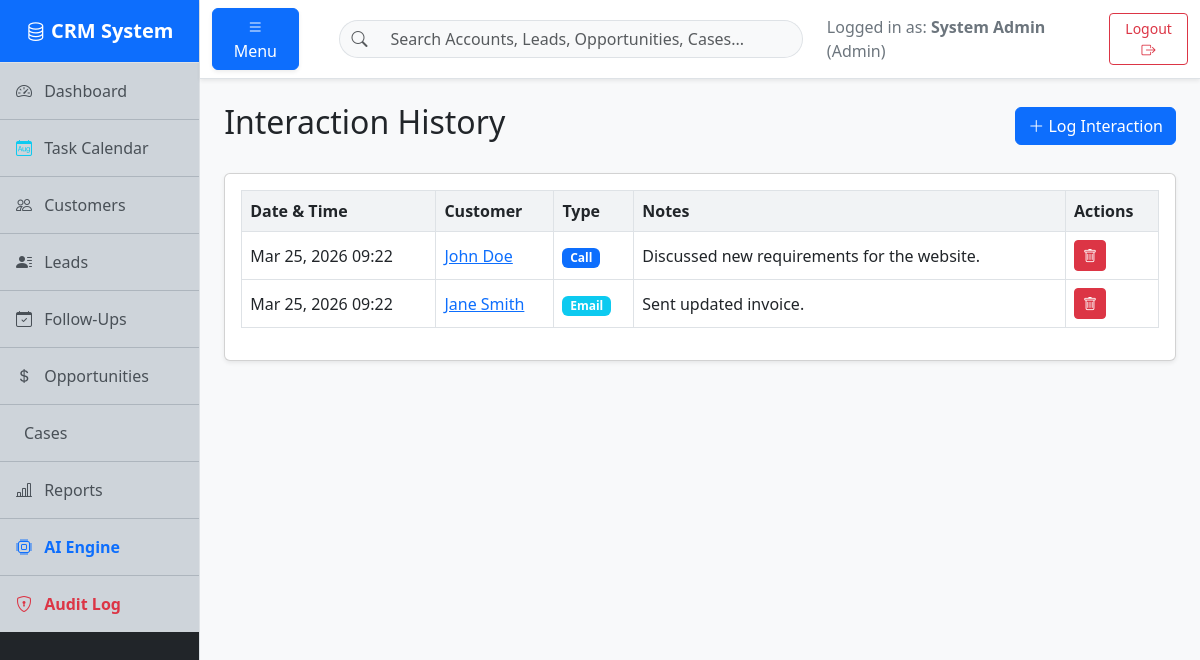
The app's page /pages/interactions.php (signed in) with its own data.
### tables this page shows
CREATE TABLE IF NOT EXISTS Interactions (
    id INT AUTO_INCREMENT PRIMARY KEY,
    customer_id INT NOT NULL,
    interaction_type ENUM('Call', 'Email', 'Meeting') NOT NULL,
    notes TEXT,
    interaction_date TIMESTAMP DEFAULT CURRENT_TIMESTAMP,
    FOREIGN KEY (customer_id) REFERENCES Customers(id) ON DELETE CASCADE
);

CREATE TABLE IF NOT EXISTS Customers (
    id INT AUTO_INCREMENT PRIMARY KEY,
    first_name VARCHAR(50) NOT NULL,
    last_name VARCHAR(50) NOT NULL,
    email VARCHAR(100) NOT NULL UNIQUE,
    phone VARCHAR(20) NOT NULL,
    address TEXT,
    created_at TIMESTAMP DEFAULT CURRENT_TIMESTAMP
);

### pages/interactions.php (the view, shortened to what this page needs)
<?php
require '../config/db.php';
include '../includes/header.php';
$customer_id = $_GET['customer_id'] ?? 0;
try {
    if ($customer_id) {
        $stmt = $pdo->prepare("SELECT i.*, c.first_name, c.last_name FROM Interactions i JOIN Customers c ON i.customer_id = c.id WHERE i.customer_id = ? ORDER BY i.interaction_date DESC");
        $stmt->execute([$customer_id]);
        $interactions = $stmt->fetchAll();
        $cStmt = $pdo->prepare("SELECT first_name, last_name FROM Customers WHERE id = ?");
        $cStmt->execute([$customer_id]);
        $cust = $cStmt->fetch();
        $cust_name = $cust ? $cust['first_name'] . ' ' . $cust['last_name'] : '';
    } else {
        $stmt = $pdo->query("SELECT i.*, c.first_name, c.last_name FROM Interactions i JOIN Customers c ON i.customer_id = c.id ORDER BY i.interaction_date DESC");
        $interactions = $stmt->fetchAll();
    }
} catch(PDOException $e) {
    echo "<div class='alert alert-danger'>Error: " . $e->getMessage() . "</div>";
    $interactions = [];
}
?>
<div class="d-flex justify-content-between align-items-center mb-4">
    <h2>Interaction History <?= $customer_id ? 'for ' . htmlspecialchars($cust_name ?? '') : '' ?></h2>
    <div>
        <?php if($customer_id): ?>
            <a href="customers.php" class="btn btn-secondary me-2"><i class="bi bi-arrow-left"></i> Back to Customers</a>
            <a href="interaction_add.php?customer_id=<?= htmlspecialchars($customer_id) ?>" class="btn btn-primary"><i class="bi bi-plus-lg"></i> Log Interaction</a>
        <?php else: ?>
            <a href="interaction_add.php" class="btn btn-primary"><i class="bi bi-plus-lg"></i> Log Interaction</a>
        <?php endif; ?>
    </div>
</div>
<div class="card shadow-sm mb-4">
    <div class="card-body">
        <div class="table-responsive">
            <table class="table table-bordered table-hover align-middle">
                <thead>
                    <tr>
                        <th>Date & Time</th>
                        <th>Customer</th>
                        <th>Type</th>
                        <th>Notes</th>
                        <th>Actions</th>
                    </tr>
                </thead>
                <tbody>
                    <?php if ($interactions): ?>
                        <?php foreach($interactions as $i): ?>
                        <tr>
                            <td class="text-nowrap"><?= date('M d, Y H:i', strtotime($i['interaction_date'])) ?></td>
                            <td><a href="customers.php"><?= htmlspecialchars($i['first_name'] . ' ' . $i['last_name']) ?></a></td>
                            <td>
                                <?php
                                $badge = 'secondary';
                                if($i['interaction_type'] == 'Call') $badge = 'primary';
                                if($i['interaction_type'] == 'Email') $badge = 'info';
                                ?>
                                <span class="badge bg-<?= $badge ?>"><?= $i['interaction_type'] ?></span>
                            </td>
                            <td><?= nl2br(htmlspecialchars($i['notes'] ?? '')) ?></td>
                            <td>
                                <a href="interaction_delete.php?id=<?= $i['id'] ?><?= $customer_id ? '&customer_id='.$customer_id : '' ?>" class="btn btn-sm btn-danger" title="Delete" onclick="return confirm('Delete this interaction log?')"><i class="bi bi-trash"></i></a>
                            </td>
                        </tr>
                        <?php endforeach; ?>
                    <?php else: ?>
                        <tr><td colspan="5" class="text-center text-muted">No interactions logged.</td></tr>
                    <?php endif; ?>
                </tbody>
            </table>
        </div>
    </div>
</div>
<?php include '../includes/footer.php'; ?>

### css/style.css (style rules this page uses)
body { background-color: #f8f9fc; }
.table th { background-color: #f1f3f5; }

### records on screen
interactions: interaction_date "Mar 25, 2026 09:22", customer.last_name "John Doe", interaction_type "Call", notes "Discussed new requirements for the website."
interactions: interaction_date "Mar 25, 2026 09:22", customer.last_name "Jane Smith", interaction_type "Email", notes "Sent updated invoice."

### other values on screen
$_SESSION['user_name'] "System Admin"
$_SESSION['user_role'] "Admin"
